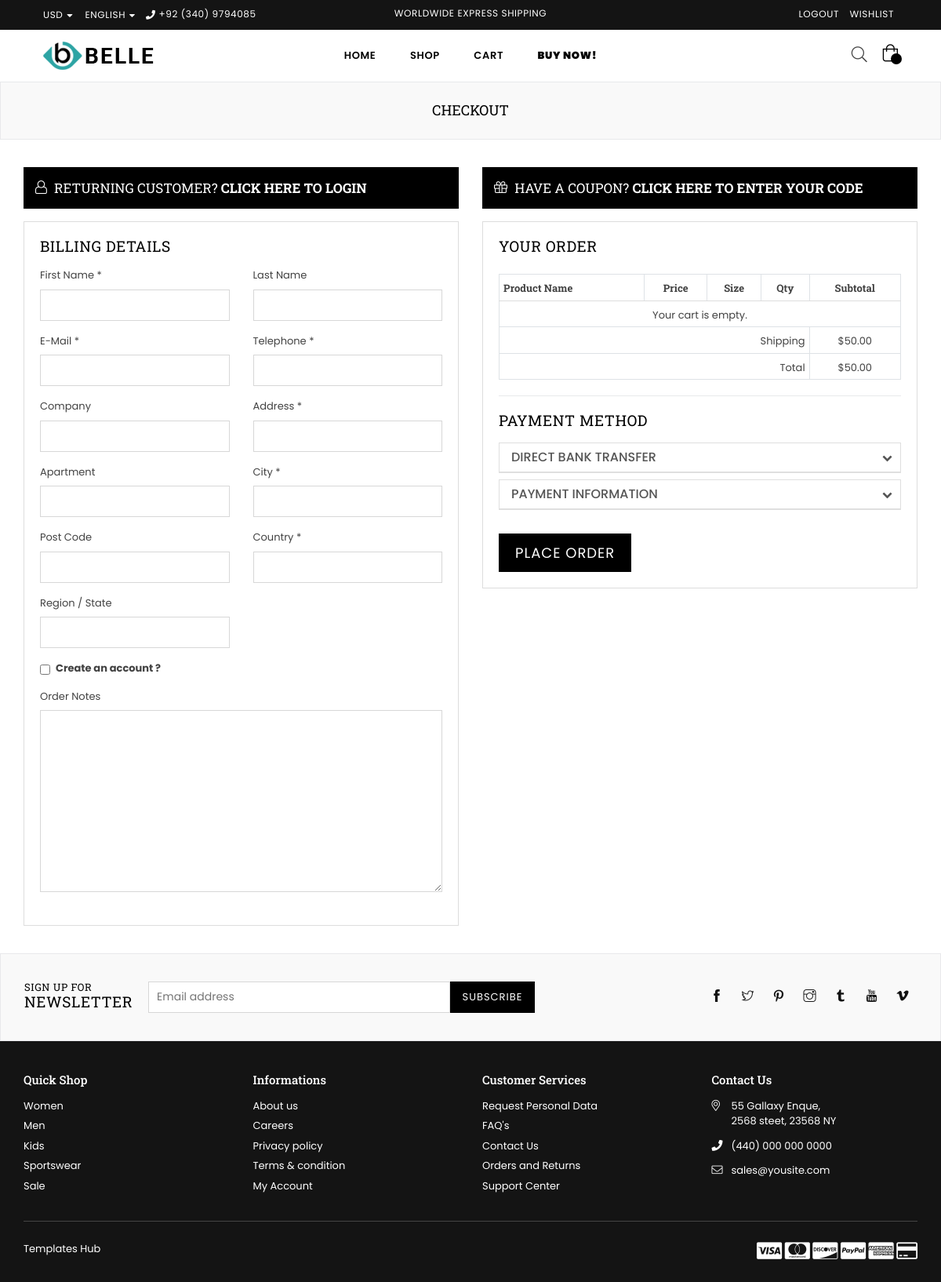
The page /shop/checkout/ (signed in) on the database as committed earlier.
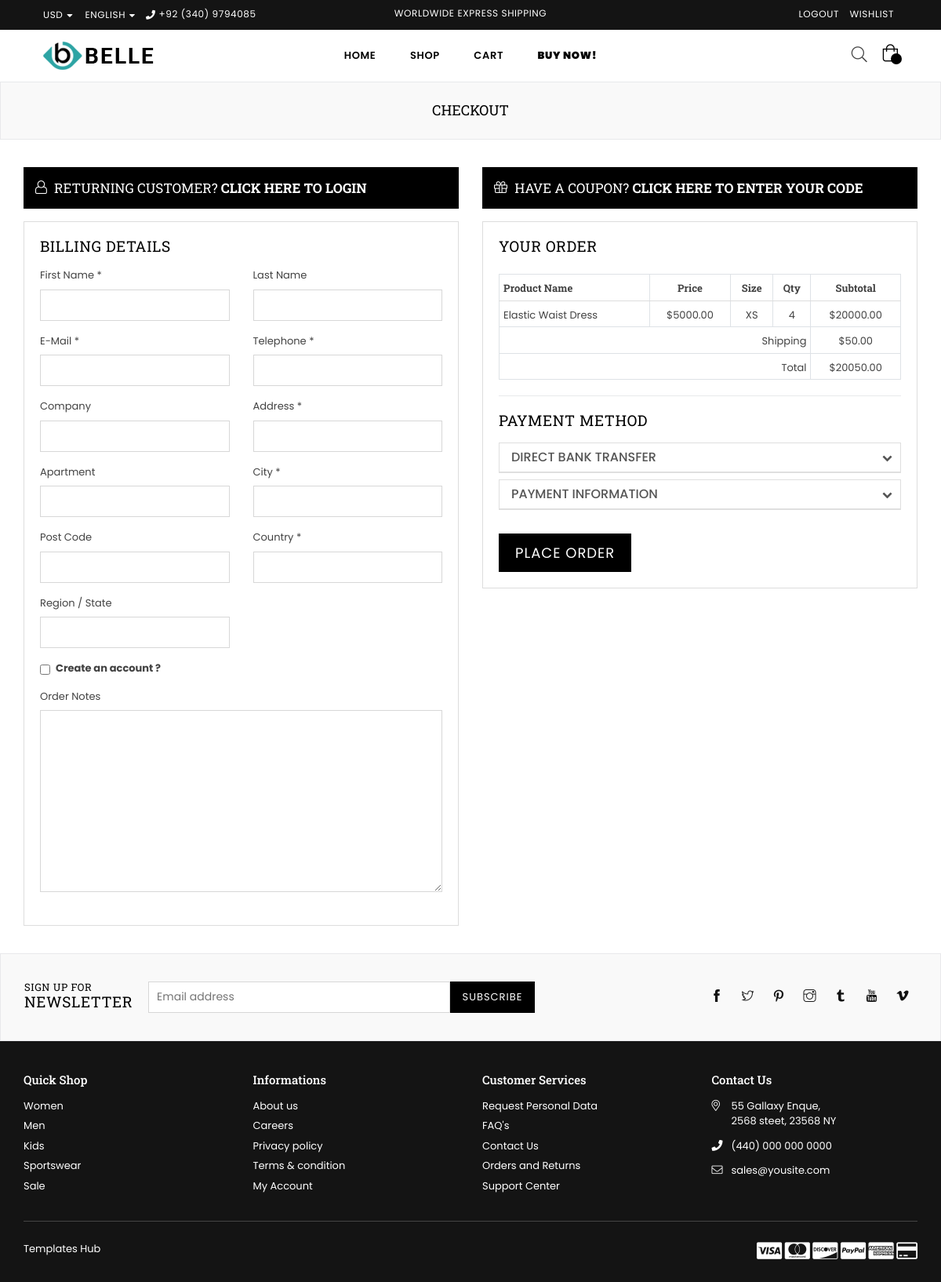
The same page on the database as committed later.
### app/models.py (models this page shows, shortened)
class CartItem(models.Model):
    cart = models.ForeignKey(Cart, on_delete=models.CASCADE)
    product = models.ForeignKey(Product, on_delete=models.CASCADE)
    color = models.ForeignKey(Color, on_delete=models.CASCADE)
    size = models.ForeignKey(Size, on_delete=models.CASCADE)
    quantity = models.PositiveIntegerField(default=1)
    @property
    def total_price(self):
        return self.product.price * self.quantity

class Product(models.Model):
    name = models.CharField(max_length=255)
    description = models.TextField()
    price = models.DecimalField(max_digits=10, decimal_places=2)
    slug= models.SlugField(unique=True)
    discounted_price = models.DecimalField(max_digits=10, decimal_places=2, null=True, blank=True)
    SKU = models.CharField(max_length=50, unique=True)
    stock = models.IntegerField()
    rating = models.FloatField()
    reviews_count = models.IntegerField()
    in_stock = models.BooleanField(default=True)
    is_new = models.BooleanField(default=False)
    is_on_sale = models.BooleanField(default=False)
    available_colors = models.ManyToManyField(Color, blank=True)
    available_sizes = models.ManyToManyField(Size, blank=True)
    product_type = models.CharField(max_length=50)
    collection = models.CharField(max_length=100)
    main_image = models.ImageField(upload_to='app/images/product_images/')
    hover_image = models.ImageField(upload_to='app/images/product_images/', blank=True, null=True)
    discount_percentage = models.IntegerField(null=True, blank=True)
    limited_stock_message = models.CharField(max_length=255, null=True, blank=True)
    is_featured= models.BooleanField(default=False)
    brand = models.ForeignKey(Brand, on_delete=models.CASCADE, null=True)
    tags = models.ManyToManyField(Tag, blank=True)
    wished_by = models.ManyToManyField(User, related_name='wishlisted_products', blank=True)

class Size(models.Model):
    name = models.CharField(max_length=10, unique=True)  # e.g., "XS", "S", "M", "L", "XL"

### app/views.py (the view, shortened to what this page needs)
# urls.py: path('checkout/', views.checkout, name='checkout'),
@login_required
def checkout(request):
    cart = Cart.objects.filter(user=request.user).first()
    if not cart:
        messages.error(request, "Your cart is empty.")
        return HttpResponseRedirect('/shop/')
    checkout_form = CheckoutForm()
    payment_form = PaymentForm()
    cart_items = cart.cartitem_set.all()
    subtotal = sum(item.total_price for item in cart_items)
    shipping_cost = Decimal("50.00")  # Example shipping cost
    total_cost = subtotal + shipping_cost
    context = {
        "cart_items": cart_items,
        "checkout_form": checkout_form,
        "payment_form": payment_form,
        "subtotal": subtotal,
        "shipping_cost": shipping_cost,
        "total_cost": total_cost,
    }
    return render(request, "app/checkout.html", context)

### app/forms.py
class CheckoutForm(forms.ModelForm):
    class Meta:
        model= Checkout
        fields= '__all__'

class PaymentForm(forms.ModelForm):
    class Meta:
        model = Payment
        fields = ['cardname', 'cardtype', 'cardno', 'cvv', 'exdate']
        widgets = {
            'cardname': forms.TextInput(attrs={
                'class': 'form-control',
                'placeholder': 'Card Name',
                'id': 'input-cardname',
            }),
            'cardtype': forms.Select(attrs={
                'class': 'form-control',
            }),
            'cardno': forms.TextInput(attrs={
                'class': 'form-control',
                'placeholder': 'Credit Card Number',
                'id': 'input-cardno',
            }),
            'cvv': forms.TextInput(attrs={
                'class': 'form-control',
                'placeholder': 'Card Verification Number',
                'id': 'input-cvv',
            }),
            'exdate': forms.DateInput(attrs={
                'class': 'form-control',
                'type': 'date',
            }),
        }

### app/templates/app/checkout.html (shortened to what the changed rows need)
{% extends 'base.html' %}
{% load static %}
{% block content %}
    <div id="page-content">
    	<div class="page section-header text-center">
			<div class="page-title">
        		<div class="wrapper"><h1 class="page-width">Checkout</h1></div>
      		</div>
		</div>
        <div class="container">
            <div class="row billing-fields">
                <div class="col-xl-6 col-lg-6 col-md-6 col-sm-12 sm-margin-30px-bottom">
                    <div class="create-ac-content bg-light-gray padding-20px-all">
                        <form method="POST" action='{% url "checkout" %}'>
                            <fieldset>
                                <h2 class="login-title mb-3">Billing details</h2>
                            </fieldset>
                        </form>
                    </div>
                </div>
                <div class="col-xl-6 col-lg-6 col-md-6 col-sm-12">
                    <div class="your-order-payment">
                        <div class="your-order">
                            <h2 class="order-title mb-4">Your Order</h2>
                            <div class="table-responsive-sm order-table">
                                <table class="bg-white table table-bordered table-hover text-center">
                                    <thead>
                                        <tr>
                                            <th class="text-left">Product Name</th>
                                            <th>Price</th>
                                            <th>Size</th>
                                            <th>Qty</th>
                                            <th>Subtotal</th>
                                        </tr>
                                    </thead>
                                    <tbody>
                                        {% for item in cart_items %}
                                        <tr>
                                            <td class="text-left">{{item.product.name}}</td>
                                            <td>${{item.product.price}}</td>
                                            <td>{{ item.size.name }}</td>
                                            <td>{{ item.quantity }}</td>
                                            <td>${{ item.total_price }}</td>
                                        </tr>
                                        {% empty %}
                                        <tr>
                                            <td colspan="5" class="text-center">Your cart is empty.</td>
                                        </tr>
                                        {% endfor %}
                                    </tbody>
                                    <tfoot class="font-weight-600">
                                        <tr>
                                            <td colspan="4" class="text-right">Total</td>
                                            <td>${{total_cost}}</td>
                                        </tr>
                                    </tfoot>
                                </table>
                            </div>
                        </div>
                        <div class="your-payment">
                            <h2 class="payment-title mb-3">payment method</h2>
                        </div>
                    </div>
                </div>
            </div>
        </div>
    </div>
{% endblock content %}

Rows that differ between the two databases and show on the page:
added CartItem: product.name "Elastic Waist Dress", product.price "5000.00", size.name "XS", quantity "4", total_price "20000.00"
Other text that changed with them:
{{ total_cost }}: "50.00" → "20050.00"
text no longer shown: "Your cart is empty."
